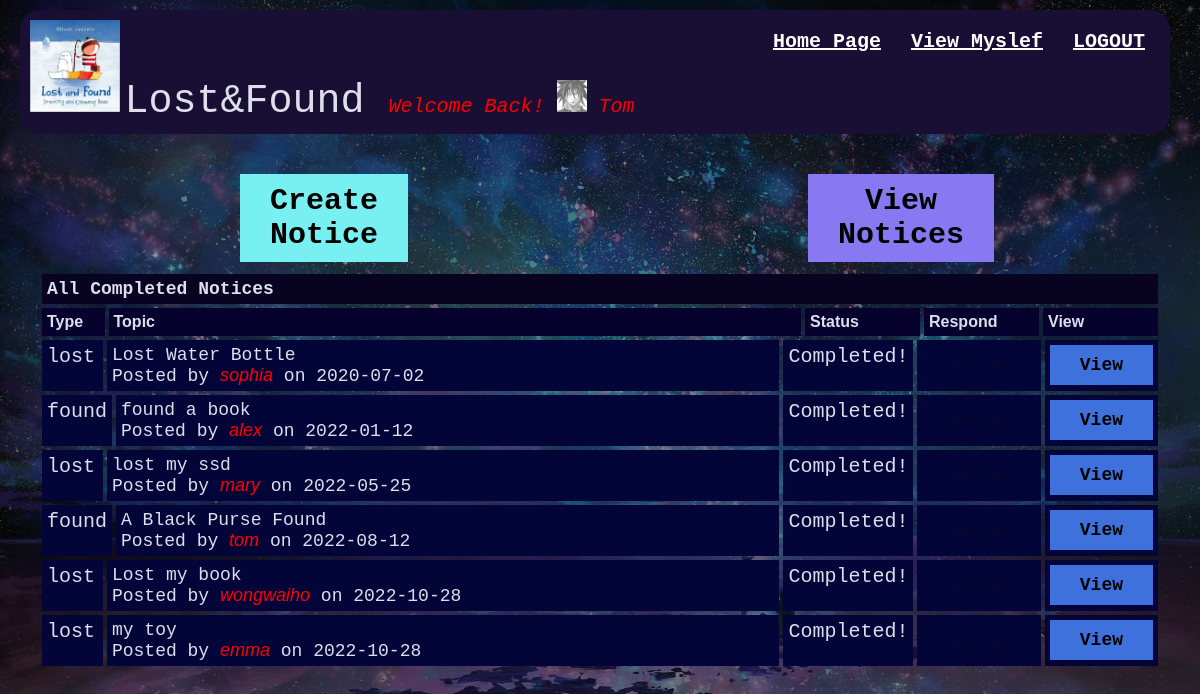
/projectrv/ViewCNotice.php (signed in), run on the app's committed database.
### tables this page shows
CREATE TABLE `userdata` (
  `ID` varchar(64) NOT NULL,
  `nickname` varchar(64) NOT NULL,
  `email` varchar(64) NOT NULL,
  `gender` char(1) NOT NULL,
  `birthday` date NOT NULL,
  `password` varchar(64) NOT NULL,
  `noticenum` int(11) NOT NULL,
  `respondnum` int(11) NOT NULL,
  `images` varchar(1000) NOT NULL,
  `age` int(11) NOT NULL
);

CREATE TABLE `notice` (
  `notice_id` varchar(256) NOT NULL,
  `creatorID` varchar(9999) NOT NULL,
  `topic` varchar(9999) NOT NULL,
  `type` varchar(9999) NOT NULL,
  `date` date NOT NULL,
  `venue` varchar(9999) NOT NULL,
  `contact` mediumtext NOT NULL,
  `description` longtext NOT NULL,
  `completed` varchar(1) NOT NULL,
  `respond` mediumtext NOT NULL,
  `rdate` date DEFAULT NULL,
  `respondperson` varchar(999) NOT NULL,
  `noticeimage` mediumtext NOT NULL
);

### projectrv/ViewCNotice.php (the view, shortened to what this page needs)
<!DOCTYPE html>
<?php
	$cookieid= $_COOKIE["ID"];
?>
<html>
<head>
	<link rel="stylesheet" href="stylea.css">
</head>
<body>
<header>
        <div class="bar">
            <nav class="navigation">
                <ul class="nav-list">
                    <li class="nav-item">
					<?php
						echo "<a href ='logout.php'>" . "LOGOUT" ."</a>";
						echo "</li>";
						echo "<li class='nav-item'>";
							echo "<a href ='ViewMyNotice.php?id=$cookieid'>". "View Myslef" ."</a>";
						echo "</li>";
					?>
                    <li class="nav-item">
                        <a href ="homep.php">Home Page</a>
                    </li>
                    <a href="homep.php"><img class="bar-icon" src="sysicon.jpg"></a>
                    <div class="brand">
                        Lost&Found
						<?php
							include "mysql-connect.php";
							$connect = mysqli_connect($server, $user, $pw, $db);
							$get = $_COOKIE["ID"];
							$userQuery = "SELECT nickname, images FROM userdata where ID ='$get'";
							$result = mysqli_query($connect, $userQuery);
							if (mysqli_num_rows($result) == 0) {
								echo "No records were found with query $userQuery";
							}else {
								while ( $row = mysqli_fetch_assoc($result)){
									echo "<i id='welcome'>". "Welcome Back! " . "<img id='icon'src='images/".$row['images']."' >". "    ". $row['nickname'] . "</i>" ;
								}
							}
						?>
                    </div>
                </ul>
            </nav>
        </div>
    </header>
	<div class="container">
			<div class="btn-table">
				<div class="cbtn"><a href = "CreateNotice.php"><button id="cb">Create Notice</button></a></div>
				<div class="vabtn"><a href = "ViewNotice.php"><button id="vb">View Notices</button></a></div>
			</div>
			<div class="navigate">All Completed Notices</div>
            <div class="posts-table">
                <div class="table-head">
					<div class="type">Type</div>
                    <div class="topic">Topic</div>
					<div class="status">Status</div>
                    <div class="respond">Respond</div>
                    <div class="view">View</div>
                </div>
				<?php
					include "mysql-connect.php";
					$connect = mysqli_connect($server, $user, $pw, $db);
					$userQuery = "SELECT * FROM notice where completed = 'T' ORDER BY date ASC";
					$result = mysqli_query($connect, $userQuery);
					if (mysqli_num_rows($result) == 0) {
						echo "No records were found with query $userQuery";
					}else {
						while ( $row = mysqli_fetch_assoc($result)){
							$id= $row['notice_id'];
							echo "<div class='table-row'>";
								echo "<div class='type'>";
									echo $row['type'];
								echo "</div>";
								echo "<div class='topic'>";
								echo $row['topic'];
									echo "<br>";
									echo "Posted by " . "<i id='iw'>" .$row['creatorID'] . "</i>";
									echo " on " . $row['date'];
								echo "</div>";
								echo "<div class='status'>";
								if ($row['completed'] == "T")
								{
									echo "Completed!";
								}else
								{
									echo "Uncomplete!";
								}
								echo "</div>";
								if ($row['completed'] == "F")
								{
									echo "<div class='respond'>";
										echo "<a href ='Respond.php?id=$id'><button class='rbtn'>"."Respond"."</button></a>";
									echo "</div>";
								}else
								{
									echo "<div class='respond'>";
										echo "<a href ='Respond.php?id=$id'><button class='disrbtn' disabled>"."Respond"."</button></a>";
									echo "</div>";
								}
								echo "<div class='view'>";
									echo "<a href ='ViewNoticeD.php?id=$id'><button class='vbtn'>"."View"."</button></a>";
								echo "</div>";
							echo "</div>";
						}
					}
					?>
</body>
</html>

### projectrv/stylea.css (style rules this page uses)
html { height : 100%; width : 100%; font-family: 'Titillium Web', sans-serif; background-image : linear-gradient(rgba(0,0,0,0.4),rgba(0,0,0,0.4)),url(bg.jpg); background-position: center; background-size : cover; color: #dedeec; }
* { margin :0; padding :0; font-family: sans-serif; }
.container { margin: 20px; padding: 20px; }
.bar { display: flex; align-items: center; }
.brand { font-size: 40px; display: inline-block; font-family:monospace; }
.bar-icon { display: inline-block; width:90px; height:auto; }
header { margin-inline: 20px; }
.navigation { background-color:#190e33; padding: 10px; width: 100%; display: inline-block; border-radius: 20px; max-height: 200px; margin-right:10px; margin-top:10px; }
.nav-list { list-style-type:none; overflow: hidden; }
.nav-item a { float: right; text-align: center; margin-inline: 5px; font-size: 20px; padding: 10px; color:#fff; font-family:monospace; font-weight: bold; }
.table-head { display: flex; }
.table-head div { padding: 5px; margin: 2px; background-color: #07012e; font-weight: bold; }
.table-head .type { flex: 5%; }
.table-head .status { flex: 10%; }
.table-head .topic { flex: 65%; }
.table-head .respond { flex: 10%; }
.table-head .view { flex: 10%; }
.table-row { display: flex; }
.table-row .type, .table-row .status, .table-row .topic, .table-row .respond, .table-row .view, .table-row .usernickname, .table-row .uemail, .table-row .nnum, .table-row .rnum , .table-row .uicon, .table-row .inf, .table-row .ar,.table-row .age { padding: 5px; margin: 2px; background-color: #030539; }
.table-row .type { flex: 5%; font-size: 20px; font-family: monospace; }
.table-row .status { flex: 10%; font-size: 20px; font-family: monospace; }
.table-row .topic { flex: 65%; font-family: monospace; font-size: 18px; }
.table-row .respond { flex: 10%; font-size: 30px; text-align: center; font-family: monospace; }
.table-row .view { flex: 10%; font-size: 30px; text-align: center; font-family: monospace; }
#welcome { font-size: 20px; font-family: monospace; color: red; }
#iw { color: red; }
.disrbtn { width: 100%; padding: 10px 30px; cursor: pointer; background-color: #030539; border:0; }
.vbtn { width: 100%; padding: 10px 30px; cursor: pointer; background-color: #3f71dc; border:0; font-family: monospace; font-size: 18px; font-weight: bold; }
#icon { width:30px; height:auto; }
.btn-table { display: flex; }
.btn-table div { margin-left: 200px; margin-right: 200px; margin-bottom: 10px; background-color: #07012e; font-weight: bold; }
.btn-table .cbtn { flex: 50%; }
.btn-table .vabtn { flex: 50%; }
#cb { width: 100%; padding: 10px 30px; cursor: pointer; background-color: #78eff1; border:0; font-family: monospace; font-size: 30px; font-weight: bold; }
#vb { width: 100%; padding: 10px 30px; cursor: pointer; background-color: #8878f1; border:0; font-family: monospace; font-size: 30px; font-weight: bold; }
.navigate { display: flex; padding: 5px; margin: 2px; background-color: #070321; font-weight: bold; font-family: monospace; font-size: 18px; }
.table-row a { color:rgb(231, 214, 27); font-family:monospace; font-weight: bold; }

### data on the page
userdata: images (picture), nickname "Tom"
notice: type "lost", topic "Lost Water Bottle", creatorID "sophia", date "2020-07-02", completed "Completed!"
notice: type "found", topic "found a book", creatorID "alex", date "2022-01-12", completed "Completed!"
notice: type "lost", topic "lost my ssd", creatorID "mary", date "2022-05-25", completed "Completed!"
notice: type "found", topic "A Black Purse Found", creatorID "tom", date "2022-08-12", completed "Completed!"
notice: type "lost", topic "Lost my book", creatorID "wongwaiho", date "2022-10-28", completed "Completed!"
notice: type "lost", topic "my toy", creatorID "emma", date "2022-10-28", completed "Completed!"
